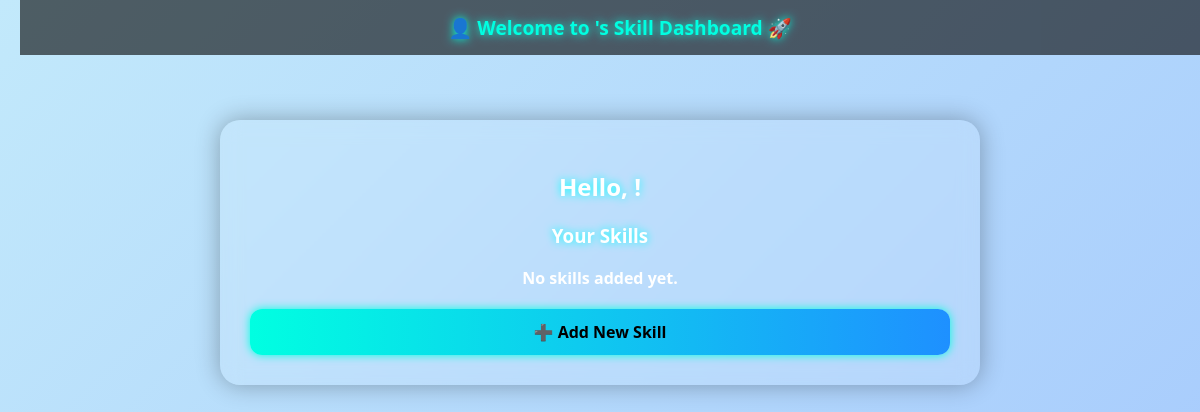
Page /dashboard/1 on the earlier database version.
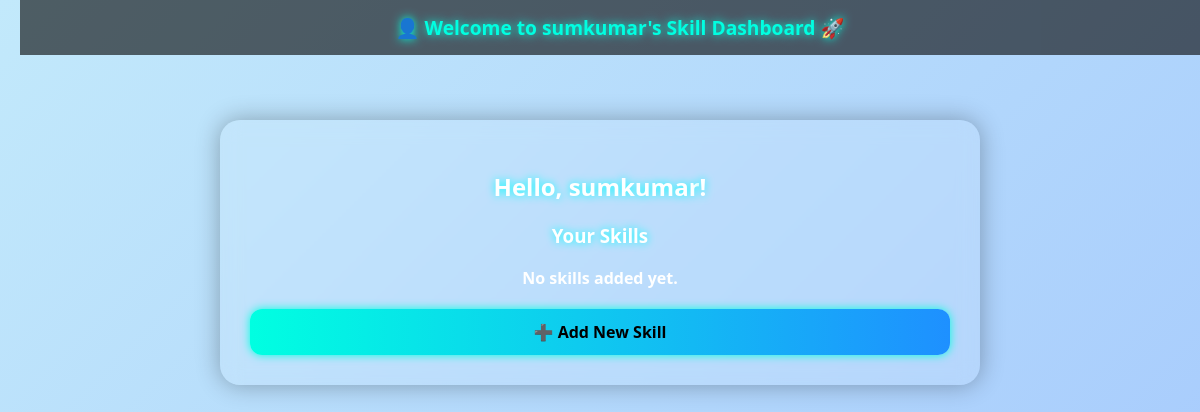
Same page on the later database version.
### models.py (models this page shows)
class User(Base):
    __tablename__ = 'users'
    id = Column(Integer, primary_key=True, index=True)
    name = Column(String)
    email = Column(String, unique=True, index=True)
    password = Column(String)
    role = Column(String, default='admin')
    skills = relationship("Skill", back_populates="owner")
    projects = relationship("Project", back_populates="employee")
    password_reset_tokens = relationship("PasswordResetToken", back_populates="user")

### main.py (the view)
@app.get("/dashboard/{user_id}", response_class=HTMLResponse)
def dashboard(request: Request, user_id: int, db: Session = Depends(get_db)):
    user = db.query(models.User).get(user_id)
    return templates.TemplateResponse("dashboard.html", {"request": request, "user": user})

### templates/dashboard.html (shortened to what this page needs)
<!DOCTYPE html>
<html lang="en">
<head>
</head>
<body>
    <div class="scrolling-header">
        <span>👤 Welcome to {{ user.name }}'s Skill Dashboard 🚀</span>
    </div>
    <div class="dashboard">
        <h2>Hello, {{ user.name }}!</h2>
        <h3>Your Skills</h3>
        {% if user.skills %}
            <ul>
                {% for skill in user.skills %}
                    <li>
                        <div>
                            {{ skill.name }} - {{ skill.level }}
                            <span class="{% if skill.approved %}status-approved{% else %}status-pending{% endif %}">
                                {% if skill.approved %}(Approved){% else %}(Pending){% endif %}
                            </span>
                        </div>
                        <form class="delete-form" method="post" action="/skills/delete">
                            <input type="hidden" name="skill_id" value="{{ skill.id }}">
                            <input type="hidden" name="user_id" value="{{ user.id }}">
                            <button type="submit">Delete</button>
                        </form>
                    </li>
                {% endfor %}
            </ul>
        {% else %}
            <p style="text-align: center; font-weight: bold;">No skills added yet.</p>
        {% endif %}
        <a class="btn-add" href="/skills/add?user_id={{ user.id }}">➕ Add New Skill</a>
    </div>
</body>
</html>

### templates/dashboard.html (style rules this page uses)
body { margin: 0; padding: 40px 20px; font-family: 'Segoe UI', Tahoma, Geneva, Verdana, sans-serif; background: linear-gradient(-45deg, #ff9a9e, #fad0c4, #a1c4fd, #c2e9fb); background-size: 400% 400%; animation: gradientBG 15s ease infinite; color: #fff; }
.scrolling-header { position: fixed; top: 0; width: 100%; background: rgba(0, 0, 0, 0.6); padding: 14px 0; text-align: center; white-space: nowrap; overflow: hidden; z-index: 100; }
.scrolling-header span { font-size: 1.2rem; font-weight: bold; color: #00ffe1; text-shadow: 0 0 10px #00ffe1; display: inline-block; animation: scrollText 12s linear infinite; }
.dashboard { margin-top: 80px; max-width: 700px; margin-left: auto; margin-right: auto; background: rgba(255, 255, 255, 0.1); backdrop-filter: blur(10px); padding: 30px; border-radius: 20px; box-shadow: 0 0 25px rgba(0,0,0,0.3); }
h2, h3 { text-align: center; text-shadow: 0 0 8px #00ffff; }
.btn-add { display: block; text-align: center; margin-top: 20px; padding: 12px 20px; font-size: 16px; border: none; border-radius: 12px; background: linear-gradient(to right, #00ffe1, #1e90ff); color: #000; font-weight: bold; text-decoration: none; box-shadow: 0 0 10px #00ffe1; transition: all 0.3s ease; }

Differences in the rows shown:
added User: name "sumkumar"
